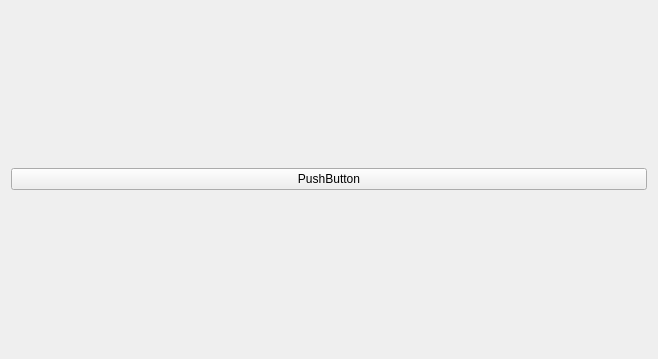
<?xml version="1.0" encoding="UTF-8"?>
<ui version="4.0">
 <class>Form</class>
 <widget class="QWidget" name="Form">
  <property name="geometry">
   <rect>
    <x>0</x>
    <y>0</y>
    <width>658</width>
    <height>359</height>
   </rect>
  </property>
  <property name="windowTitle">
   <string>lesson</string>
  </property>
  <layout class="QVBoxLayout" name="verticalLayout_2">
   <item>
    <layout class="QVBoxLayout" name="verticalLayout">
     <item>
      <widget class="QPushButton" name="pushButton">
       <property name="text">
        <string>PushButton</string>
       </property>
      </widget>
     </item>
    </layout>
   </item>
  </layout>
 </widget>
 <resources/>
 <connections>
  <connection>
   <sender>pushButton</sender>
   <signal>clicked()</signal>
   <receiver>Form</receiver>
   <slot>onClick()</slot>
   <hints>
    <hint type="sourcelabel">
     <x>317</x>
     <y>178</y>
    </hint>
    <hint type="destinationlabel">
     <x>325</x>
     <y>-10</y>
    </hint>
   </hints>
  </connection>
 </connections>
 <slots>
  <slot>onClick()</slot>
 </slots>
</ui>
